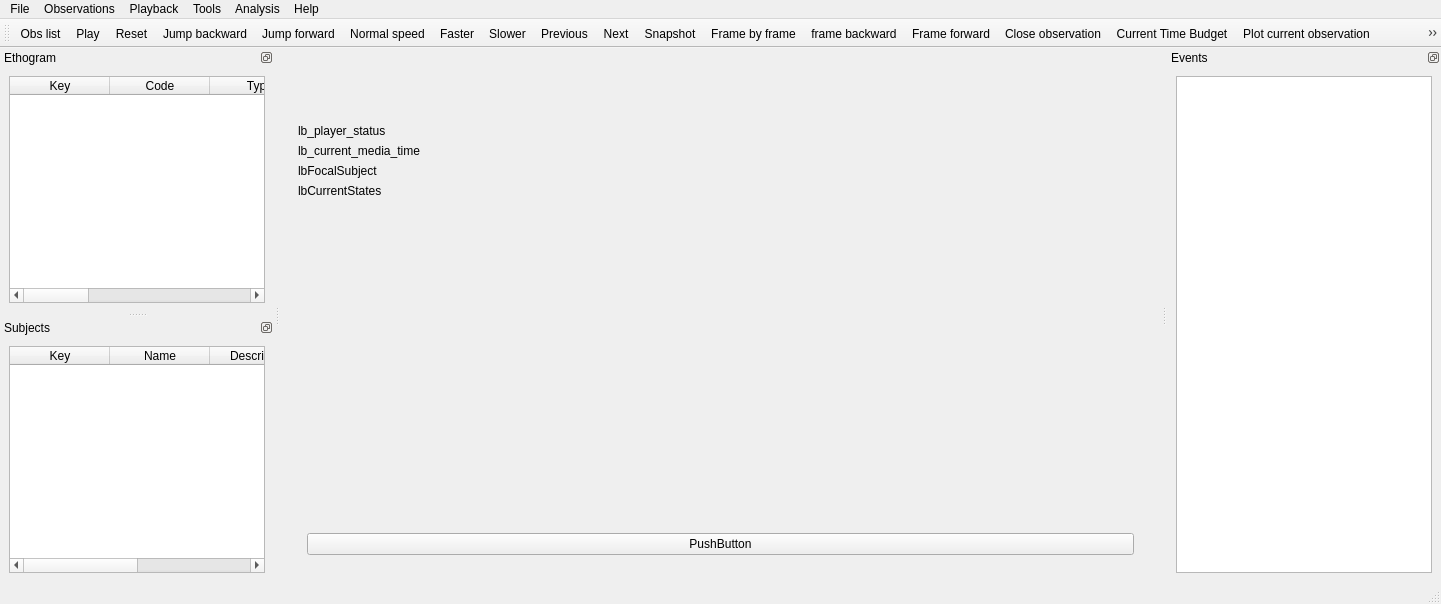
<?xml version="1.0" encoding="UTF-8"?>
<ui version="4.0">
 <class>MainWindow</class>
 <widget class="QMainWindow" name="MainWindow">
  <property name="geometry">
   <rect>
    <x>0</x>
    <y>0</y>
    <width>1441</width>
    <height>604</height>
   </rect>
  </property>
  <property name="windowTitle">
   <string>BORIS</string>
  </property>
  <property name="dockOptions">
   <set>QMainWindow::AllowNestedDocks|QMainWindow::AllowTabbedDocks|QMainWindow::AnimatedDocks</set>
  </property>
  <property name="unifiedTitleAndToolBarOnMac">
   <bool>false</bool>
  </property>
  <widget class="QWidget" name="centralwidget">
   <layout class="QHBoxLayout" name="horizontalLayout_2">
    <item>
     <layout class="QHBoxLayout" name="horizontalLayout">
      <item>
       <layout class="QVBoxLayout" name="verticalLayout_3">
        <item>
         <widget class="QWidget" name="w_logo" native="true">
          <layout class="QVBoxLayout" name="verticalLayout_8">
           <item>
            <layout class="QVBoxLayout" name="verticalLayout_6">
             <item>
              <widget class="QLabel" name="lbLogoBoris">
               <property name="text">
                <string/>
               </property>
               <property name="scaledContents">
                <bool>false</bool>
               </property>
               <property name="alignment">
                <set>Qt::AlignCenter</set>
               </property>
              </widget>
             </item>
             <item>
              <widget class="QLabel" name="lbLogoUnito">
               <property name="text">
                <string/>
               </property>
               <property name="textFormat">
                <enum>Qt::AutoText</enum>
               </property>
               <property name="alignment">
                <set>Qt::AlignCenter</set>
               </property>
               <property name="wordWrap">
                <bool>true</bool>
               </property>
              </widget>
             </item>
            </layout>
           </item>
          </layout>
         </widget>
        </item>
        <item>
         <widget class="QWidget" name="w_obs_info" native="true">
          <property name="enabled">
           <bool>true</bool>
          </property>
          <layout class="QVBoxLayout" name="verticalLayout_10">
           <item>
            <layout class="QVBoxLayout" name="verticalLayout_9">
             <item>
              <widget class="QLabel" name="lb_player_status">
               <property name="text">
                <string>lb_player_status</string>
               </property>
              </widget>
             </item>
             <item>
              <widget class="QLabel" name="lb_current_media_time">
               <property name="text">
                <string>lb_current_media_time</string>
               </property>
               <property name="wordWrap">
                <bool>true</bool>
               </property>
              </widget>
             </item>
             <item>
              <widget class="QLabel" name="lbFocalSubject">
               <property name="text">
                <string>lbFocalSubject</string>
               </property>
               <property name="wordWrap">
                <bool>true</bool>
               </property>
              </widget>
             </item>
             <item>
              <widget class="QLabel" name="lbCurrentStates">
               <property name="text">
                <string>lbCurrentStates</string>
               </property>
               <property name="wordWrap">
                <bool>true</bool>
               </property>
              </widget>
             </item>
             <item>
              <spacer name="verticalSpacer">
               <property name="orientation">
                <enum>Qt::Vertical</enum>
               </property>
               <property name="sizeHint" stdset="0">
                <size>
                 <width>20</width>
                 <height>40</height>
                </size>
               </property>
              </spacer>
             </item>
            </layout>
           </item>
           <item>
            <widget class="QWidget" name="w_live" native="true">
             <layout class="QVBoxLayout" name="verticalLayout_11">
              <item>
               <widget class="QPushButton" name="pb_live_obs">
                <property name="text">
                 <string>PushButton</string>
                </property>
               </widget>
              </item>
             </layout>
            </widget>
           </item>
          </layout>
         </widget>
        </item>
       </layout>
      </item>
     </layout>
    </item>
   </layout>
  </widget>
  <widget class="QMenuBar" name="menubar">
   <property name="geometry">
    <rect>
     <x>0</x>
     <y>0</y>
     <width>1441</width>
     <height>22</height>
    </rect>
   </property>
   <widget class="QMenu" name="menuHelp">
    <property name="title">
     <string>Help</string>
    </property>
    <addaction name="actionUser_guide"/>
    <addaction name="actionCheckUpdate"/>
    <addaction name="separator"/>
    <addaction name="actionAbout"/>
   </widget>
   <widget class="QMenu" name="menuFile">
    <property name="title">
     <string>File</string>
    </property>
    <widget class="QMenu" name="menuRecent_projects">
     <property name="title">
      <string>Recent projects</string>
     </property>
     <addaction name="separator"/>
    </widget>
    <widget class="QMenu" name="menuImport_project">
     <property name="title">
      <string>Import project from...</string>
     </property>
     <addaction name="actionNoldus_Observer_template"/>
    </widget>
    <addaction name="actionNew_project"/>
    <addaction name="actionOpen_project"/>
    <addaction name="menuRecent_projects"/>
    <addaction name="menuImport_project"/>
    <addaction name="actionEdit_project"/>
    <addaction name="actionSave_project"/>
    <addaction name="actionSave_project_as"/>
    <addaction name="actionClose_project"/>
    <addaction name="separator"/>
    <addaction name="actionCheck_project"/>
    <addaction name="actionRemove_path_from_media_files"/>
    <addaction name="actionSend_project"/>
    <addaction name="separator"/>
    <addaction name="actionPreferences"/>
    <addaction name="separator"/>
    <addaction name="actionQuit"/>
   </widget>
   <widget class="QMenu" name="menuObservations">
    <property name="title">
     <string>Observations</string>
    </property>
    <widget class="QMenu" name="menuCreate_transitions_matrix">
     <property name="title">
      <string>Create transitions matrix</string>
     </property>
     <addaction name="actionAll_transitions"/>
     <addaction name="actionFrequencies_of_transitions_after_behaviors"/>
     <addaction name="actionNumber_of_transitions"/>
    </widget>
    <widget class="QMenu" name="menuExport_events">
     <property name="title">
      <string>Export events</string>
     </property>
     <widget class="QMenu" name="menuas_behavioural_sequences">
      <property name="title">
       <string>as behavioural sequences</string>
      </property>
      <addaction name="actionseparated_subjects"/>
      <addaction name="actiongrouped_subjects"/>
     </widget>
     <addaction name="actionExportEvents_2"/>
     <addaction name="actionExport_aggregated_events"/>
     <addaction name="menuas_behavioural_sequences"/>
     <addaction name="actionExport_events_as_Praat_TextGrid"/>
     <addaction name="actionJWatcher"/>
     <addaction name="action_behavior_binary_table"/>
    </widget>
    <addaction name="actionNew_observation"/>
    <addaction name="actionOpen_observation"/>
    <addaction name="actionView_observation"/>
    <addaction name="actionEdit_observation_2"/>
    <addaction name="actionObservationsList"/>
    <addaction name="actionOpen_observation_2"/>
    <addaction name="actionEdit_observation"/>
    <addaction name="separator"/>
    <addaction name="actionClose_observation"/>
    <addaction name="separator"/>
    <addaction name="actionLoad_observations_file"/>
    <addaction name="actionExport_observations_list"/>
    <addaction name="separator"/>
    <addaction name="actionAdd_event"/>
    <addaction name="actionEdit_selected_events"/>
    <addaction name="actionEdit_event_time"/>
    <addaction name="separator"/>
    <addaction name="actionExplore_project"/>
    <addaction name="actionFind_events"/>
    <addaction name="actionFind_replace_events"/>
    <addaction name="actionCheckStateEvents"/>
    <addaction name="actionClose_unpaired_events"/>
    <addaction name="actionSelect_observations"/>
    <addaction name="separator"/>
    <addaction name="actionDelete_selected_observations"/>
    <addaction name="actionDelete_all_observations"/>
    <addaction name="separator"/>
    <addaction name="menuExport_events"/>
    <addaction name="separator"/>
    <addaction name="menuCreate_subtitles_2"/>
    <addaction name="actionExtract_events_from_media_files"/>
    <addaction name="actionExtract_frames_from_media_files"/>
    <addaction name="separator"/>
    <addaction name="menuCreate_transitions_matrix"/>
   </widget>
   <widget class="QMenu" name="menuAnalyze">
    <property name="title">
     <string>Analysis</string>
    </property>
    <widget class="QMenu" name="menuPlot_events">
     <property name="title">
      <string>Plot</string>
     </property>
     <addaction name="actionPlot_events2"/>
     <addaction name="actionBehavior_bar_plot"/>
    </widget>
    <widget class="QMenu" name="menuInter_rater_reliability">
     <property name="title">
      <string>Inter-rater reliability</string>
     </property>
     <addaction name="actionCohen_s_kappa"/>
    </widget>
    <widget class="QMenu" name="menuSimilarities">
     <property name="title">
      <string>Similarities</string>
     </property>
     <addaction name="actionNeedleman_Wunsch"/>
    </widget>
    <addaction name="actionTime_budget"/>
    <addaction name="actionTime_budget_by_behaviors_category"/>
    <addaction name="actionTime_budget_report"/>
    <addaction name="actionSynthetic_binned_time_budget"/>
    <addaction name="menuPlot_events"/>
    <addaction name="menuInter_rater_reliability"/>
    <addaction name="menuSimilarities"/>
    <addaction name="action_advanced_event_filtering"/>
   </widget>
   <widget class="QMenu" name="menuPlayback">
    <property name="title">
     <string>Playback</string>
    </property>
    <widget class="QMenu" name="menuZoom1">
     <property name="title">
      <string>Zoom player #1</string>
     </property>
     <addaction name="actionZoom1_fitwindow"/>
     <addaction name="actionZoom1_1_4"/>
     <addaction name="actionZoom1_1_2"/>
     <addaction name="actionZoom1_1_1"/>
     <addaction name="actionZoom1_2_1"/>
    </widget>
    <widget class="QMenu" name="menuZoom2">
     <property name="title">
      <string>Zoom player #2</string>
     </property>
     <addaction name="actionZoom2_fitwindow"/>
     <addaction name="actionZoom2_1_4"/>
     <addaction name="actionZoom2_1_2"/>
     <addaction name="actionZoom2_1_1"/>
     <addaction name="actionZoom2_2_1"/>
    </widget>
    <addaction name="actionJumpForward"/>
    <addaction name="actionJumpBackward"/>
    <addaction name="actionJumpTo"/>
    <addaction name="separator"/>
    <addaction name="menuZoom1"/>
    <addaction name="menuZoom2"/>
    <addaction name="separator"/>
    <addaction name="actionPlay"/>
    <addaction name="actionPause"/>
    <addaction name="actionPrevious"/>
    <addaction name="actionNext"/>
   </widget>
   <widget class="QMenu" name="menuTools">
    <property name="title">
     <string>Tools</string>
    </property>
    <widget class="QMenu" name="menuTransitions_flow_diagram">
     <property name="title">
      <string>Transitions flow diagram</string>
     </property>
     <addaction name="actionCreate_transitions_flow_diagram"/>
     <addaction name="actionCreate_transitions_flow_diagram_2"/>
    </widget>
    <widget class="QMenu" name="menu_coding_map_creator">
     <property name="title">
      <string>Create a coding map</string>
     </property>
     <addaction name="action_create_behaviors_coding_map"/>
     <addaction name="action_create_modifiers_coding_map"/>
    </widget>
    <widget class="QMenu" name="menuImage_overlay_on_video">
     <property name="title">
      <string>Image overlay on video</string>
     </property>
     <addaction name="actionAdd_image_overlay_on_video"/>
     <addaction name="actionRemove_image_overlay"/>
    </widget>
    <addaction name="action_block_dockwidgets"/>
    <addaction name="actionShow_spectrogram"/>
    <addaction name="actionShow_the_sound_waveform"/>
    <addaction name="actionShow_data_files"/>
    <addaction name="actionDistance"/>
    <addaction name="actionBehaviors_coding_map"/>
    <addaction name="actionCoding_pad"/>
    <addaction name="actionSubjects_pad"/>
    <addaction name="menuImage_overlay_on_video"/>
    <addaction name="separator"/>
    <addaction name="menu_coding_map_creator"/>
    <addaction name="actionRecode_resize_video"/>
    <addaction name="actionRotate_video"/>
    <addaction name="actionMedia_file_information_2"/>
    <addaction name="menuTransitions_flow_diagram"/>
   </widget>
   <addaction name="menuFile"/>
   <addaction name="menuObservations"/>
   <addaction name="menuPlayback"/>
   <addaction name="menuTools"/>
   <addaction name="menuAnalyze"/>
   <addaction name="menuHelp"/>
  </widget>
  <widget class="QToolBar" name="toolBar">
   <property name="enabled">
    <bool>true</bool>
   </property>
   <property name="windowTitle">
    <string>toolBar</string>
   </property>
   <property name="toolTip">
    <string/>
   </property>
   <attribute name="toolBarArea">
    <enum>TopToolBarArea</enum>
   </attribute>
   <attribute name="toolBarBreak">
    <bool>false</bool>
   </attribute>
   <addaction name="action_obs_list"/>
   <addaction name="actionPlay"/>
   <addaction name="actionReset"/>
   <addaction name="actionJumpBackward"/>
   <addaction name="actionJumpForward"/>
   <addaction name="actionNormalSpeed"/>
   <addaction name="actionFaster"/>
   <addaction name="actionSlower"/>
   <addaction name="actionPrevious"/>
   <addaction name="actionNext"/>
   <addaction name="actionSnapshot"/>
   <addaction name="actionFrame_by_frame"/>
   <addaction name="actionFrame_backward"/>
   <addaction name="actionFrame_forward"/>
   <addaction name="actionCloseObs"/>
   <addaction name="actionCurrent_Time_Budget"/>
   <addaction name="actionPlot_current_observation"/>
   <addaction name="actionFind_in_current_obs"/>
  </widget>
  <widget class="QDockWidget" name="dwEthogram">
   <property name="floating">
    <bool>false</bool>
   </property>
   <property name="features">
    <set>QDockWidget::DockWidgetFloatable|QDockWidget::DockWidgetMovable</set>
   </property>
   <property name="windowTitle">
    <string>Ethogram</string>
   </property>
   <attribute name="dockWidgetArea">
    <number>1</number>
   </attribute>
   <widget class="QWidget" name="dockWidgetContents_3">
    <layout class="QVBoxLayout" name="verticalLayout_5">
     <item>
      <layout class="QVBoxLayout" name="verticalLayout_4">
       <item>
        <widget class="QTableWidget" name="twEthogram">
         <property name="focusPolicy">
          <enum>Qt::NoFocus</enum>
         </property>
         <property name="editTriggers">
          <set>QAbstractItemView::NoEditTriggers</set>
         </property>
         <property name="alternatingRowColors">
          <bool>true</bool>
         </property>
         <property name="selectionMode">
          <enum>QAbstractItemView::SingleSelection</enum>
         </property>
         <property name="selectionBehavior">
          <enum>QAbstractItemView::SelectRows</enum>
         </property>
         <property name="sortingEnabled">
          <bool>false</bool>
         </property>
         <column>
          <property name="text">
           <string>Key</string>
          </property>
         </column>
         <column>
          <property name="text">
           <string>Code</string>
          </property>
         </column>
         <column>
          <property name="text">
           <string>Type</string>
          </property>
         </column>
         <column>
          <property name="text">
           <string>Description</string>
          </property>
         </column>
         <column>
          <property name="text">
           <string>Category</string>
          </property>
         </column>
         <column>
          <property name="text">
           <string>Modifiers</string>
          </property>
         </column>
         <column>
          <property name="text">
           <string>Excluded</string>
          </property>
         </column>
        </widget>
       </item>
      </layout>
     </item>
    </layout>
   </widget>
  </widget>
  <widget class="QStatusBar" name="statusbar">
   <property name="sizeGripEnabled">
    <bool>true</bool>
   </property>
  </widget>
  <widget class="QDockWidget" name="dwObservations">
   <property name="focusPolicy">
    <enum>Qt::NoFocus</enum>
   </property>
   <property name="floating">
    <bool>false</bool>
   </property>
   <property name="features">
    <set>QDockWidget::DockWidgetFloatable|QDockWidget::DockWidgetMovable</set>
   </property>
   <property name="windowTitle">
    <string>Events</string>
   </property>
   <attribute name="dockWidgetArea">
    <number>2</number>
   </attribute>
   <widget class="QWidget" name="dockWidgetContents_2">
    <layout class="QVBoxLayout" name="verticalLayout_7">
     <item>
      <layout class="QVBoxLayout" name="verticalLayout">
       <item>
        <widget class="QTableWidget" name="twEvents">
         <property name="enabled">
          <bool>true</bool>
         </property>
         <property name="focusPolicy">
          <enum>Qt::NoFocus</enum>
         </property>
         <property name="autoScroll">
          <bool>false</bool>
         </property>
         <property name="editTriggers">
          <set>QAbstractItemView::NoEditTriggers</set>
         </property>
         <property name="tabKeyNavigation">
          <bool>false</bool>
         </property>
         <property name="showDropIndicator" stdset="0">
          <bool>false</bool>
         </property>
         <property name="dragDropOverwriteMode">
          <bool>false</bool>
         </property>
         <property name="alternatingRowColors">
          <bool>true</bool>
         </property>
         <property name="selectionMode">
          <enum>QAbstractItemView::ExtendedSelection</enum>
         </property>
         <property name="selectionBehavior">
          <enum>QAbstractItemView::SelectRows</enum>
         </property>
        </widget>
       </item>
      </layout>
     </item>
    </layout>
   </widget>
  </widget>
  <widget class="QDockWidget" name="dwSubjects">
   <property name="floating">
    <bool>false</bool>
   </property>
   <property name="features">
    <set>QDockWidget::DockWidgetFloatable|QDockWidget::DockWidgetMovable</set>
   </property>
   <property name="windowTitle">
    <string>Subjects</string>
   </property>
   <attribute name="dockWidgetArea">
    <number>1</number>
   </attribute>
   <widget class="QWidget" name="dockWidgetContents">
    <layout class="QVBoxLayout" name="verticalLayout_2">
     <item>
      <widget class="QTableWidget" name="twSubjects">
       <property name="focusPolicy">
        <enum>Qt::NoFocus</enum>
       </property>
       <property name="editTriggers">
        <set>QAbstractItemView::NoEditTriggers</set>
       </property>
       <property name="alternatingRowColors">
        <bool>true</bool>
       </property>
       <property name="selectionBehavior">
        <enum>QAbstractItemView::SelectRows</enum>
       </property>
       <column>
        <property name="text">
         <string>Key</string>
        </property>
       </column>
       <column>
        <property name="text">
         <string>Name</string>
        </property>
       </column>
       <column>
        <property name="text">
         <string>Description</string>
        </property>
       </column>
       <column>
        <property name="text">
         <string>Current state(s)</string>
        </property>
       </column>
      </widget>
     </item>
    </layout>
   </widget>
  </widget>
  <action name="actionDocumentation">
   <property name="text">
    <string>Documentation</string>
   </property>
  </action>
  <action name="actionAbout">
   <property name="text">
    <string>About</string>
   </property>
  </action>
  <action name="actionQuit">
   <property name="text">
    <string>Quit</string>
   </property>
  </action>
  <action name="actionPause">
   <property name="text">
    <string>Pause</string>
   </property>
   <property name="toolTip">
    <string>Pause</string>
   </property>
  </action>
  <action name="actionPlay">
   <property name="text">
    <string>Play</string>
   </property>
  </action>
  <action name="actionOpen_video_file">
   <property name="text">
    <string>Open media file</string>
   </property>
  </action>
  <action name="actionReset">
   <property name="text">
    <string>Reset</string>
   </property>
  </action>
  <action name="actionFaster">
   <property name="enabled">
    <bool>true</bool>
   </property>
   <property name="text">
    <string>Faster</string>
   </property>
  </action>
  <action name="actionSlower">
   <property name="enabled">
    <bool>true</bool>
   </property>
   <property name="text">
    <string>Slower</string>
   </property>
  </action>
  <action name="actionJumpForward">
   <property name="text">
    <string>Jump forward</string>
   </property>
   <property name="shortcut">
    <string>Ctrl+F</string>
   </property>
  </action>
  <action name="actionLoad_configuration">
   <property name="text">
    <string>Load configuration</string>
   </property>
  </action>
  <action name="actionDelete_selected_observations">
   <property name="text">
    <string>Delete selected events</string>
   </property>
  </action>
  <action name="actionDelete_all_observations">
   <property name="text">
    <string>Delete all events</string>
   </property>
  </action>
  <action name="actionSort_observations">
   <property name="text">
    <string>Sort events</string>
   </property>
  </action>
  <action name="actionLoad_observations_file">
   <property name="text">
    <string>Import observations</string>
   </property>
  </action>
  <action name="actionSelect_observations">
   <property name="text">
    <string>Select events from interval</string>
   </property>
  </action>
  <action name="actionConfigure_states_and_events">
   <property name="enabled">
    <bool>false</bool>
   </property>
   <property name="text">
    <string>Configure states and events</string>
   </property>
  </action>
  <action name="actionEdit_event">
   <property name="text">
    <string>Edit event</string>
   </property>
  </action>
  <action name="actionLoad_configuration_file">
   <property name="text">
    <string>Load state and events configuration file</string>
   </property>
  </action>
  <action name="actionMedia_file_information">
   <property name="text">
    <string>Media file information</string>
   </property>
  </action>
  <action name="actionStart_live_observation">
   <property name="text">
    <string>Start observation without media file</string>
   </property>
  </action>
  <action name="actionNew_project">
   <property name="text">
    <string>New project</string>
   </property>
  </action>
  <action name="actionTime_budget">
   <property name="enabled">
    <bool>true</bool>
   </property>
   <property name="text">
    <string>Time budget</string>
   </property>
   <property name="iconVisibleInMenu">
    <bool>true</bool>
   </property>
  </action>
  <action name="actionSave_project">
   <property name="text">
    <string>Save project</string>
   </property>
   <property name="shortcut">
    <string>Ctrl+S</string>
   </property>
  </action>
  <action name="actionOpen_project">
   <property name="text">
    <string>Open project</string>
   </property>
  </action>
  <action name="actionSet_offset">
   <property name="text">
    <string>Set time offset</string>
   </property>
  </action>
  <action name="actionEdit_project">
   <property name="text">
    <string>Edit project</string>
   </property>
  </action>
  <action name="actionSave_project_as">
   <property name="text">
    <string>Save project as ...</string>
   </property>
  </action>
  <action name="actionPreferences">
   <property name="text">
    <string>Preferences</string>
   </property>
  </action>
  <action name="actionNew_observation">
   <property name="text">
    <string>New observation</string>
   </property>
   <property name="shortcut">
    <string>Ctrl+N</string>
   </property>
  </action>
  <action name="actionSave_observation">
   <property name="text">
    <string>Save current observation</string>
   </property>
  </action>
  <action name="actionClose_observation">
   <property name="text">
    <string>Close observation</string>
   </property>
   <property name="shortcut">
    <string>Ctrl+Q</string>
   </property>
  </action>
  <action name="actionEdit_current_observation">
   <property name="enabled">
    <bool>false</bool>
   </property>
   <property name="text">
    <string>Edit current observation</string>
   </property>
  </action>
  <action name="actionOpen_observation_2">
   <property name="enabled">
    <bool>false</bool>
   </property>
   <property name="text">
    <string>Open observation</string>
   </property>
   <property name="visible">
    <bool>false</bool>
   </property>
  </action>
  <action name="actionAdd_event">
   <property name="text">
    <string>Add event</string>
   </property>
   <property name="shortcut">
    <string>Ctrl+A</string>
   </property>
  </action>
  <action name="actionDeselectCurrentSubject">
   <property name="text">
    <string>Deselect current subject</string>
   </property>
  </action>
  <action name="actionNext">
   <property name="text">
    <string>Next</string>
   </property>
   <property name="toolTip">
    <string>Next media file</string>
   </property>
   <property name="iconVisibleInMenu">
    <bool>false</bool>
   </property>
  </action>
  <action name="actionPrevious">
   <property name="text">
    <string>Previous</string>
   </property>
   <property name="toolTip">
    <string>Previous media file</string>
   </property>
  </action>
  <action name="actionJumpTo">
   <property name="enabled">
    <bool>true</bool>
   </property>
   <property name="text">
    <string>Jump to specific time</string>
   </property>
  </action>
  <action name="actionJumpBackward">
   <property name="text">
    <string>Jump backward</string>
   </property>
   <property name="toolTip">
    <string>Jump backward</string>
   </property>
   <property name="shortcut">
    <string>Ctrl+B</string>
   </property>
  </action>
  <action name="actionEdit_observation">
   <property name="enabled">
    <bool>false</bool>
   </property>
   <property name="text">
    <string>Edit observation</string>
   </property>
   <property name="visible">
    <bool>false</bool>
   </property>
  </action>
  <action name="actionCheckUpdate">
   <property name="text">
    <string>Check for updates and news</string>
   </property>
  </action>
  <action name="actionClose_project">
   <property name="text">
    <string>Close project</string>
   </property>
  </action>
  <action name="actionObservationsList">
   <property name="text">
    <string>Observations list</string>
   </property>
   <property name="shortcut">
    <string>Ctrl+L</string>
   </property>
  </action>
  <action name="actionNormalSpeed">
   <property name="text">
    <string>Normal speed</string>
   </property>
  </action>
  <action name="actionSnapshot">
   <property name="text">
    <string>Snapshot</string>
   </property>
  </action>
  <action name="actionFrame_by_frame">
   <property name="checkable">
    <bool>true</bool>
   </property>
   <property name="text">
    <string>Frame by frame</string>
   </property>
  </action>
  <action name="actionAggregatedEventsTabularFormat">
   <property name="text">
    <string>Tab Separated Values (tsv)</string>
   </property>
  </action>
  <action name="actionOpen_observation">
   <property name="text">
    <string>Start observation</string>
   </property>
   <property name="shortcut">
    <string>Ctrl+O</string>
   </property>
  </action>
  <action name="actionAaaa">
   <property name="text">
    <string>aaaa</string>
   </property>
  </action>
  <action name="menuCreate_subtitles_2">
   <property name="text">
    <string>Create subtitles</string>
   </property>
  </action>
  <action name="actionUser_guide">
   <property name="text">
    <string>User guide</string>
   </property>
  </action>
  <action name="actionEdit_observation_2">
   <property name="text">
    <string>Edit observation</string>
   </property>
   <property name="shortcut">
    <string>Ctrl+E</string>
   </property>
  </action>
  <action name="actionCheckStateEvents">
   <property name="text">
    <string>Check state events</string>
   </property>
  </action>
  <action name="actionRunEventOutside">
   <property name="text">
    <string>Run external program with selected event(s)</string>
   </property>
  </action>
  <action name="actionEdit_selected_events">
   <property name="text">
    <string>Edit selected event(s)</string>
   </property>
  </action>
  <action name="actionShow_spectrogram">
   <property name="text">
    <string>Show the sound spectrogram</string>
   </property>
  </action>
  <action name="actionExport_events_as_Praat_TextGrid">
   <property name="text">
    <string>as Praat TextGrid</string>
   </property>
  </action>
  <action name="actionExtract_events_from_media_files">
   <property name="text">
    <string>Extract sequences from media files</string>
   </property>
  </action>
  <action name="actionDistance">
   <property name="text">
    <string>Geometric measurement</string>
   </property>
  </action>
  <action name="actionFrame_forward">
   <property name="text">
    <string>Frame forward</string>
   </property>
  </action>
  <action name="actionFrame_backward">
   <property name="text">
    <string>frame backward</string>
   </property>
  </action>
  <action name="actionFilterBehaviors">
   <property name="text">
    <string>Filter behaviors</string>
   </property>
  </action>
  <action name="actionShowAllBehaviors">
   <property name="text">
    <string>Show all behaviors</string>
   </property>
   <property name="toolTip">
    <string>Show all behaviors</string>
   </property>
  </action>
  <action name="actionExport_aggregated_events">
   <property name="text">
    <string>Aggregated events</string>
   </property>
  </action>
  <action name="actionCoding_pad">
   <property name="text">
    <string>Coding pad</string>
   </property>
  </action>
  <action name="actionTime_budget_by_behaviors_category">
   <property name="text">
    <string>Time budget by behavioral category</string>
   </property>
  </action>
  <action name="actionExport_events_as_SDIS_file">
   <property name="text">
    <string>Export events as SDIS file</string>
   </property>
  </action>
  <action name="actionRecode_resize_video">
   <property name="text">
    <string>Re-encode/resize video</string>
   </property>
  </action>
  <action name="actionMedia_file_information_2">
   <property name="text">
    <string>Media file information</string>
   </property>
  </action>
  <action name="actionCreate_transitions_flow_diagram">
   <property name="text">
    <string>Create transitions DOT script</string>
   </property>
  </action>
  <action name="actionCreate_transitions_flow_diagram_2">
   <property name="text">
    <string>Create transitions flow diagram</string>
   </property>
  </action>
  <action name="actionAll_transitions">
   <property name="text">
    <string>Frequencies of transitions</string>
   </property>
  </action>
  <action name="actionNumber_of_transitions">
   <property name="text">
    <string>Number of transitions</string>
   </property>
  </action>
  <action name="actionFrequencies_of_transitions_after_behaviors">
   <property name="text">
    <string>Frequencies of transitions after behaviors</string>
   </property>
  </action>
  <action name="actionFind_replace_events">
   <property name="text">
    <string>Find/replace in events</string>
   </property>
  </action>
  <action name="actionFind_events">
   <property name="text">
    <string>Find in events</string>
   </property>
   <property name="toolTip">
    <string>Find</string>
   </property>
  </action>
  <action name="actionHow_to_cite_BORIS">
   <property name="text">
    <string>How to cite BORIS</string>
   </property>
  </action>
  <action name="actionZoom1_1_1">
   <property name="checkable">
    <bool>true</bool>
   </property>
   <property name="text">
    <string>1:1 Original</string>
   </property>
  </action>
  <action name="actionZoom1_2_1">
   <property name="checkable">
    <bool>true</bool>
   </property>
   <property name="text">
    <string>2:1 Double</string>
   </property>
  </action>
  <action name="actionZoom1_1_2">
   <property name="checkable">
    <bool>true</bool>
   </property>
   <property name="text">
    <string>1:2 Half</string>
   </property>
  </action>
  <action name="actionZoom1_1_4">
   <property name="checkable">
    <bool>true</bool>
   </property>
   <property name="text">
    <string>1:4 Quarter</string>
   </property>
  </action>
  <action name="actionZoom1_fitwindow">
   <property name="checkable">
    <bool>true</bool>
   </property>
   <property name="text">
    <string>Fit to window</string>
   </property>
  </action>
  <action name="actionZoom2_fitwindow">
   <property name="checkable">
    <bool>true</bool>
   </property>
   <property name="text">
    <string>Fit to window</string>
   </property>
  </action>
  <action name="actionZoom2_1_4">
   <property name="checkable">
    <bool>true</bool>
   </property>
   <property name="text">
    <string>1:4 Quarter</string>
   </property>
  </action>
  <action name="actionZoom2_1_2">
   <property name="checkable">
    <bool>true</bool>
   </property>
   <property name="text">
    <string>1:2 Half</string>
   </property>
  </action>
  <action name="actionZoom2_1_1">
   <property name="checkable">
    <bool>true</bool>
   </property>
   <property name="text">
    <string>1:1 Original</string>
   </property>
  </action>
  <action name="actionZoom2_2_1">
   <property name="checkable">
    <bool>true</bool>
   </property>
   <property name="text">
    <string>2:1 Double</string>
   </property>
  </action>
  <action name="actionFilterSubjects">
   <property name="text">
    <string>Filter subjects</string>
   </property>
   <property name="toolTip">
    <string>Filter subjects</string>
   </property>
  </action>
  <action name="actionShowAllSubjects">
   <property name="text">
    <string>Show all subjects</string>
   </property>
   <property name="toolTip">
    <string>Show all subjects</string>
   </property>
  </action>
  <action name="actionSend_project">
   <property name="text">
    <string>Project server</string>
   </property>
  </action>
  <action name="actionViewBehavior">
   <property name="text">
    <string>View behavior</string>
   </property>
   <property name="toolTip">
    <string>View behavior</string>
   </property>
  </action>
  <action name="actionBehaviors_coding_map">
   <property name="text">
    <string>Behaviors coding map</string>
   </property>
  </action>
  <action name="action_create_behaviors_coding_map">
   <property name="text">
    <string>for behaviors</string>
   </property>
  </action>
  <action name="action_create_modifiers_coding_map">
   <property name="text">
    <string>for modifiers</string>
   </property>
  </action>
  <action name="actionPlot_events1">
   <property name="text">
    <string>Plot events (back compatibility)</string>
   </property>
  </action>
  <action name="actionPlot_events2">
   <property name="text">
    <string>Plot events</string>
   </property>
  </action>
  <action name="actionCohen_s_kappa">
   <property name="text">
    <string>Cohen's kappa (time-unit)</string>
   </property>
  </action>
  <action name="actionTime_budget_report">
   <property name="text">
    <string>Synthetic time budget</string>
   </property>
  </action>
  <action name="actionCheckStateEventsSingleObs">
   <property name="text">
    <string>Check state events</string>
   </property>
  </action>
  <action name="actionSubjects_pad">
   <property name="text">
    <string>Subjects pad</string>
   </property>
  </action>
  <action name="actionShow_data_files">
   <property name="text">
    <string>Show data files</string>
   </property>
  </action>
  <action name="actionConverters_manager">
   <property name="text">
    <string>Time converters manager</string>
   </property>
  </action>
  <action name="actionView_observation">
   <property name="text">
    <string>View observation</string>
   </property>
  </action>
  <action name="actionRemove_path_from_media_files">
   <property name="text">
    <string>Remove path from media files</string>
   </property>
  </action>
  <action name="actionCheck_project">
   <property name="text">
    <string>Check project integrity</string>
   </property>
  </action>
  <action name="actionBehavior_bar_plot">
   <property name="text">
    <string>Plot time budget</string>
   </property>
  </action>
  <action name="action_obs_list">
   <property name="text">
    <string>Obs list</string>
   </property>
   <property name="toolTip">
    <string>Observations list</string>
   </property>
  </action>
  <action name="actionTest">
   <property name="text">
    <string>test</string>
   </property>
  </action>
  <action name="actionTest_stb2">
   <property name="text">
    <string>test stb2</string>
   </property>
  </action>
  <action name="actionClose_unpaired_events">
   <property name="text">
    <string>Fix unpaired events</string>
   </property>
   <property name="shortcut">
    <string>Ctrl+U</string>
   </property>
  </action>
  <action name="actionRotate_video">
   <property name="text">
    <string>Rotate video</string>
   </property>
  </action>
  <action name="actionExport_observations_list">
   <property name="text">
    <string>Export observations list</string>
   </property>
  </action>
  <action name="actionExportEvents_2">
   <property name="text">
    <string>Tabular events</string>
   </property>
  </action>
  <action name="actionJWatcher">
   <property name="text">
    <string>for analysis with JWatcher</string>
   </property>
  </action>
  <action name="actionCloseObs">
   <property name="enabled">
    <bool>true</bool>
   </property>
   <property name="text">
    <string>Close observation</string>
   </property>
  </action>
  <action name="actionFilter_events">
   <property name="text">
    <string>Filter events</string>
   </property>
  </action>
  <action name="actionShow_all_events">
   <property name="text">
    <string>Show all events</string>
   </property>
   <property name="toolTip">
    <string>Show all events</string>
   </property>
  </action>
  <action name="actionEdit_event_time">
   <property name="text">
    <string>Shift time of selected event(s)</string>
   </property>
  </action>
  <action name="actionCopy_events">
   <property name="text">
    <string>Copy events</string>
   </property>
  </action>
  <action name="actionPaste_events">
   <property name="text">
    <string>Paste events</string>
   </property>
  </action>
  <action name="actionNoldus_Observer_template">
   <property name="text">
    <string>Noldus Observer XT template</string>
   </property>
  </action>
  <action name="actionExplore_project">
   <property name="text">
    <string>Explore project</string>
   </property>
  </action>
  <action name="actionShow_the_sound_waveform">
   <property name="text">
    <string>Show the sound waveform</string>
   </property>
  </action>
  <action name="actionNeedleman_Wunsch">
   <property name="text">
    <string>Needleman - Wunsch</string>
   </property>
  </action>
  <action name="actionExtract_frames_from_media_files">
   <property name="text">
    <string>Extract frames from media files</string>
   </property>
  </action>
  <action name="actionAdd_image_overlay_on_video">
   <property name="text">
    <string>Add an image overlay</string>
   </property>
  </action>
  <action name="actionRemove_image_overlay">
   <property name="text">
    <string>Remove</string>
   </property>
  </action>
  <action name="action_behavior_binary_table">
   <property name="enabled">
    <bool>true</bool>
   </property>
   <property name="text">
    <string>as behaviors binary table</string>
   </property>
  </action>
  <action name="actionPlot_current_observation">
   <property name="text">
    <string>Plot current observation</string>
   </property>
  </action>
  <action name="actionFind_in_current_obs">
   <property name="text">
    <string>Find in events</string>
   </property>
  </action>
  <action name="action_advanced_event_filtering">
   <property name="text">
    <string>Advanced event filtering</string>
   </property>
  </action>
  <action name="action_block_dockwidgets">
   <property name="checkable">
    <bool>true</bool>
   </property>
   <property name="text">
    <string>Lock dockwidgets</string>
   </property>
  </action>
  <action name="actionseparated_subjects">
   <property name="text">
    <string>separated subjects</string>
   </property>
  </action>
  <action name="actiongrouped_subjects">
   <property name="text">
    <string>grouped subjects</string>
   </property>
  </action>
  <action name="actionCurrent_Time_Budget">
   <property name="text">
    <string>Current Time Budget</string>
   </property>
  </action>
  <action name="actionSynthetic_binned_time_budget">
   <property name="text">
    <string>Synthetic time budget with time bin</string>
   </property>
  </action>
 </widget>
 <resources/>
 <connections/>
</ui>
